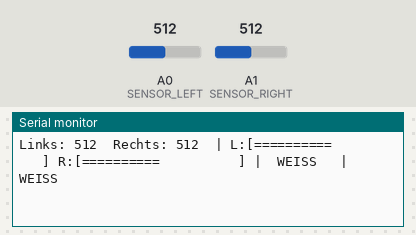
Recording of a sketch running on a simulated Arduino Uno, built with avr-gcc and run on an emulated ATmega328P. On the bench: the last lines printed to the serial monitor. Inputs (shaded band) come from the test bench; at power-on: A0 (SENSOR_LEFT) = 512, A1 (SENSOR_RIGHT) = 512.

Above: at 3.2 s.
3.3 s: A0 (SENSOR_LEFT) set to 716
At 3.57 s:
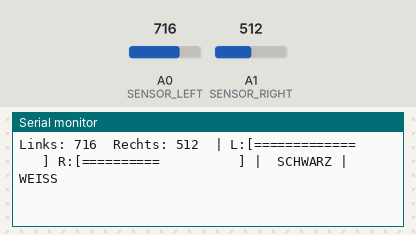
5.3 s: A1 (SENSOR_RIGHT) set to 716
At 5.66 s:
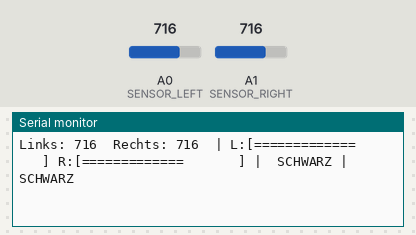
7.4 s: A0 (SENSOR_LEFT) set to 900
At 7.75 s:
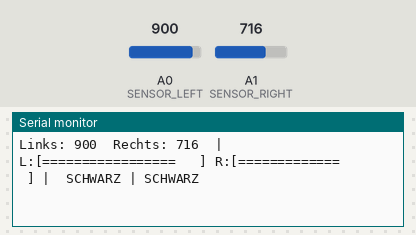
9.5 s: A1 (SENSOR_RIGHT) set to 900
At 9.84 s:
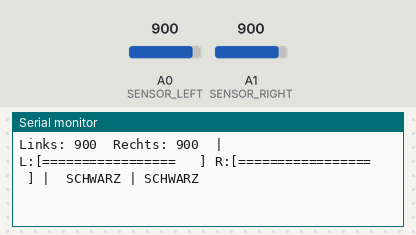
11.6 s: A0 (SENSOR_LEFT) set to 1023
At 11.94 s:
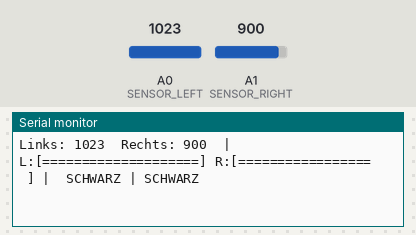
13.7 s: A1 (SENSOR_RIGHT) set to 1023
At 14.04 s:
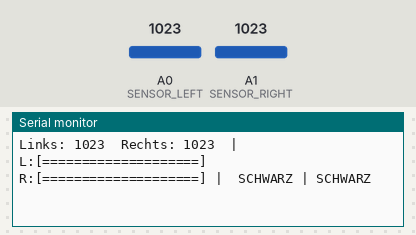

Measured:
- after the input at 3.3 s, the serial monitor: prints a new line after 0.10 s (image 1)
- after the input at 5.3 s, the serial monitor: prints a new line after 0.19 s (image 2)
- after the input at 7.4 s, the serial monitor: prints a new line after 0.18 s (image 3)
- after the input at 9.5 s, the serial monitor: prints a new line after 0.17 s (image 4)
- after the input at 11.6 s, the serial monitor: prints a new line after 0.16 s (image 5)
- after the input at 13.7 s, the serial monitor: prints a new line after 0.17 s (image 6)

The sketch:

Infrarotsensor.ino
```cpp
// TCRT5000 Sensor Test - Einfache Version
// Zeigt nur die Sensorwerte an

const int SENSOR_LEFT = A0;
const int SENSOR_RIGHT = A1;

// Schwellwert zum Testen (anpassen!)
const int THRESHOLD = 512;

void setup() {
  Serial.begin(9600);

  pinMode(SENSOR_LEFT, INPUT);
  pinMode(SENSOR_RIGHT, INPUT);
  delay(2000);
}

void loop() {
  // Sensoren auslesen (0-1023)
  int leftValue = analogRead(SENSOR_LEFT);
  int rightValue = analogRead(SENSOR_RIGHT);

  // Interpretation: Über oder unter Schwellwert?
  bool leftOnBlack = (leftValue > THRESHOLD);
  bool rightOnBlack = (rightValue > THRESHOLD);

  // === Ausgabe 1: Rohe Werte ===
  Serial.print("Links: ");
  Serial.print(leftValue);
  Serial.print("\t");

  Serial.print("Rechts: ");
  Serial.print(rightValue);
  Serial.print("\t");

  // === Ausgabe 2: Balken-Anzeige ===
  Serial.print("| L:[");
  printBar(leftValue, 20);
  Serial.print("] R:[");
  printBar(rightValue, 20);
  Serial.print("] |");

  // === Ausgabe 3: Status ===
  Serial.print("\t");
  Serial.print(leftOnBlack ? "SCHWARZ" : "WEISS  ");
  Serial.print(" | ");
  Serial.print(rightOnBlack ? "SCHWARZ" : "WEISS  ");

  Serial.println();

  delay(200);  // 5x pro Sekunde aktualisieren
}

// Hilfsfunktion: Zeigt Wert als Balken (0-1023 -> 0-20 Zeichen)
void printBar(int value, int maxLength) {
  int bars = map(value, 0, 1023, 0, maxLength);

  for (int i = 0; i < bars; i++) {
    Serial.print("=");
  }
  for (int i = bars; i < maxLength; i++) {
    Serial.print(" ");
  }
}
```
